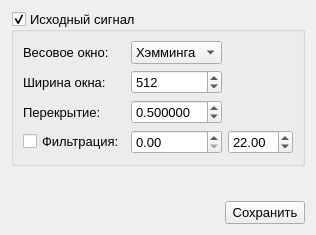
<?xml version="1.0" encoding="UTF-8"?>
<ui version="4.0">
 <class>SignalCharacteristicsWindow</class>
 <widget class="QDialog" name="SignalCharacteristicsWindow">
  <property name="windowModality">
   <enum>Qt::ApplicationModal</enum>
  </property>
  <property name="geometry">
   <rect>
    <x>0</x>
    <y>0</y>
    <width>316</width>
    <height>235</height>
   </rect>
  </property>
  <property name="sizePolicy">
   <sizepolicy hsizetype="MinimumExpanding" vsizetype="Minimum">
    <horstretch>0</horstretch>
    <verstretch>0</verstretch>
   </sizepolicy>
  </property>
  <property name="font">
   <font>
    <pointsize>10</pointsize>
   </font>
  </property>
  <property name="windowTitle">
   <string>Сохранение временного сигнала</string>
  </property>
  <property name="modal">
   <bool>true</bool>
  </property>
  <layout class="QVBoxLayout" name="verticalLayout_2">
   <item>
    <widget class="QGroupBox" name="groupBoxChoosedSignal">
     <property name="title">
      <string>Исходный сигнал</string>
     </property>
     <property name="checkable">
      <bool>true</bool>
     </property>
     <layout class="QGridLayout" name="gridLayout_5">
      <item row="3" column="1">
       <widget class="QDoubleSpinBox" name="spinBoxChoosedSignalLowerFrequency">
        <property name="stepType">
         <enum>QAbstractSpinBox::AdaptiveDecimalStepType</enum>
        </property>
       </widget>
      </item>
      <item row="1" column="0">
       <widget class="QLabel" name="labelWeightWindowWidth">
        <property name="text">
         <string>Ширина окна: </string>
        </property>
       </widget>
      </item>
      <item row="2" column="1">
       <widget class="QDoubleSpinBox" name="spinBoxOverlapFactor">
        <property name="decimals">
         <number>6</number>
        </property>
        <property name="maximum">
         <double>0.999000000000000</double>
        </property>
        <property name="stepType">
         <enum>QAbstractSpinBox::AdaptiveDecimalStepType</enum>
        </property>
        <property name="value">
         <double>0.500000000000000</double>
        </property>
       </widget>
      </item>
      <item row="0" column="1">
       <widget class="QComboBox" name="comboBoxWeightWindowType">
        <item>
         <property name="text">
          <string>Хэмминга</string>
         </property>
        </item>
        <item>
         <property name="text">
          <string>Ханна</string>
         </property>
        </item>
        <item>
         <property name="text">
          <string>Блэкмана</string>
         </property>
        </item>
       </widget>
      </item>
      <item row="2" column="0">
       <widget class="QLabel" name="labelOverlapFactor">
        <property name="text">
         <string>Перекрытие:</string>
        </property>
       </widget>
      </item>
      <item row="0" column="0">
       <widget class="QLabel" name="labelWeightWindowType">
        <property name="text">
         <string>Весовое окно:</string>
        </property>
       </widget>
      </item>
      <item row="1" column="2">
       <spacer name="horizontalSpacerWegihtWindowWidth">
        <property name="orientation">
         <enum>Qt::Horizontal</enum>
        </property>
        <property name="sizeHint" stdset="0">
         <size>
          <width>40</width>
          <height>20</height>
         </size>
        </property>
       </spacer>
      </item>
      <item row="1" column="1">
       <widget class="QSpinBox" name="spinBoxWeightWindowWidth">
        <property name="minimum">
         <number>2</number>
        </property>
        <property name="maximum">
         <number>16384</number>
        </property>
        <property name="value">
         <number>512</number>
        </property>
       </widget>
      </item>
      <item row="3" column="0">
       <widget class="QCheckBox" name="checkBoxChoosedSignalFiltration">
        <property name="text">
         <string>Фильтрация:</string>
        </property>
       </widget>
      </item>
      <item row="3" column="2">
       <widget class="QDoubleSpinBox" name="spinBoxChoosedSignalUpperFrequency">
        <property name="stepType">
         <enum>QAbstractSpinBox::AdaptiveDecimalStepType</enum>
        </property>
        <property name="value">
         <double>22.000000000000000</double>
        </property>
       </widget>
      </item>
      <item row="0" column="2">
       <spacer name="horizontalSpacerWeigthWindowType">
        <property name="orientation">
         <enum>Qt::Horizontal</enum>
        </property>
        <property name="sizeHint" stdset="0">
         <size>
          <width>40</width>
          <height>20</height>
         </size>
        </property>
       </spacer>
      </item>
      <item row="2" column="2">
       <spacer name="horizontalSpacerOverlapFactor">
        <property name="orientation">
         <enum>Qt::Horizontal</enum>
        </property>
        <property name="sizeHint" stdset="0">
         <size>
          <width>40</width>
          <height>20</height>
         </size>
        </property>
       </spacer>
      </item>
     </layout>
    </widget>
   </item>
   <item>
    <spacer name="verticalSpacer">
     <property name="orientation">
      <enum>Qt::Vertical</enum>
     </property>
     <property name="sizeType">
      <enum>QSizePolicy::MinimumExpanding</enum>
     </property>
     <property name="sizeHint" stdset="0">
      <size>
       <width>20</width>
       <height>0</height>
      </size>
     </property>
    </spacer>
   </item>
   <item>
    <layout class="QHBoxLayout" name="horizontalLayoutSaveCharacteristicsButton">
     <item>
      <spacer name="horizontalSpacerSaveCharacteristicsButton">
       <property name="orientation">
        <enum>Qt::Horizontal</enum>
       </property>
       <property name="sizeHint" stdset="0">
        <size>
         <width>40</width>
         <height>20</height>
        </size>
       </property>
      </spacer>
     </item>
     <item>
      <widget class="QPushButton" name="pushButtonSaveCharacteristics">
       <property name="text">
        <string>Сохранить</string>
       </property>
       <property name="autoDefault">
        <bool>false</bool>
       </property>
      </widget>
     </item>
    </layout>
   </item>
  </layout>
 </widget>
 <resources/>
 <connections/>
</ui>
